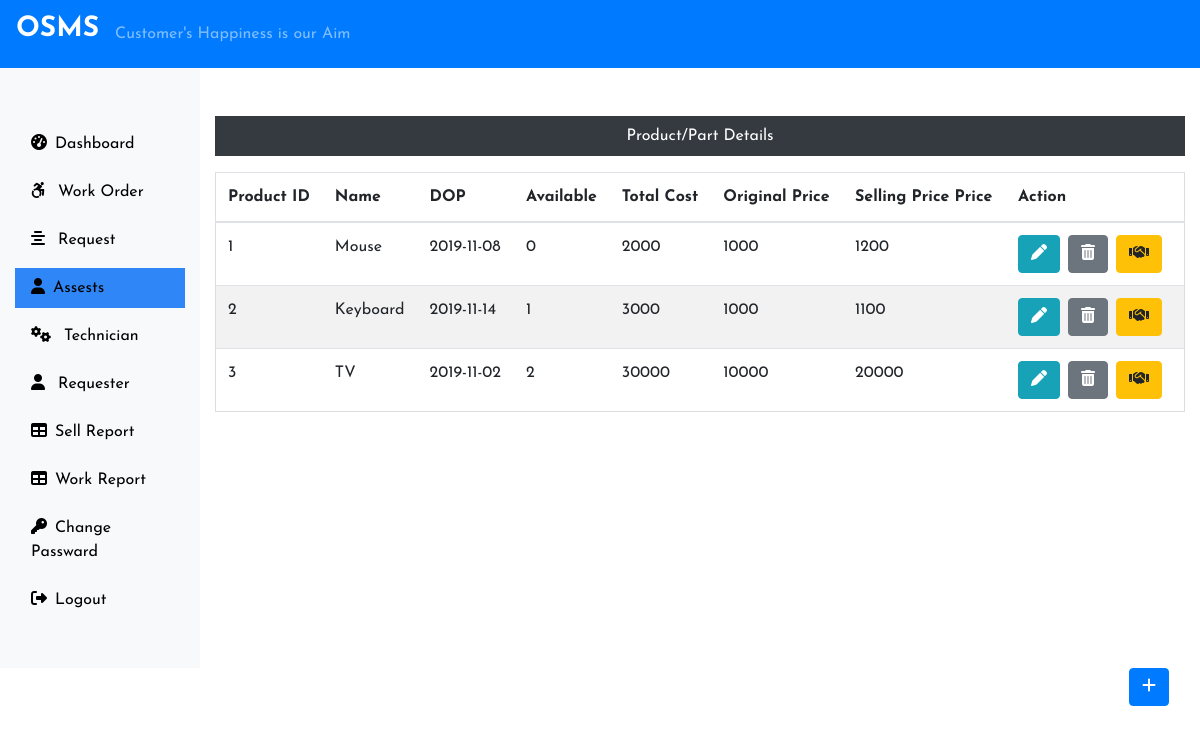
The app's page /Admin/assest.php (signed in) with its own data.
### tables this page shows
CREATE TABLE IF NOT EXISTS `assest` (
  `pid` int(11) NOT NULL AUTO_INCREMENT,
  `name` varchar(255) NOT NULL,
  `date` varchar(255) NOT NULL,
  `available` varchar(255) NOT NULL,
  `total` varchar(255) NOT NULL,
  `ocost` int(11) NOT NULL,
  `scost` int(11) NOT NULL,
  PRIMARY KEY (`pid`)
);

### Admin/assest.php (the view, shortened to what this page needs)
<?php
 include('../connection.php');
 include('includes/header.php');
 ?>
 <div class="col-sm-9 col-md-10 text-center ">
    <p class="bg-dark text-white  mt-5 p-2">Product/Part Details</p>
    <?php   $sql = "SELECT * FROM `assest`";
                    $result= $conn->query($sql);
                    if($result->num_rows > 0){
                        echo'<table class="table mt-3 mr-5">
                                <thead>
                                <tr>
                                    <th scope="col">Product ID</th>
                                    <th scope="col">Name</th>
                                    <th scope="col">DOP</th>
                                    <th scope="col">Available</th>
                                    <th scope="col">Total Cost</th>
                                    <th scope="col">Original Price</th>
                                    <th scope="col">Selling Price Price</th>
                                    <th scope="col">Action</th>
                                </tr>
                                </thead>
                                <tbody>';
                                    while($row = $result->fetch_assoc()){
                             echo ' <tr>';
                             echo '<td>'.$row['pid'].'</td>';
                             echo '<td>'.$row['name'].'</td>';
                             echo '<td>'.$row['date'].'</td>';
                             echo '<td>'.$row['available'].'</td>';
                             echo '<td>'.$row['total'].'</td>';
                             echo '<td>'.$row['ocost'].'</td>';
                             echo '<td>'.$row['scost'].'</td>';
                             echo '<td>';
                             echo '<form action="editProdut.php" method="post"class=" d-inline mr-2">';
                             echo '<input type="hidden" name="id" value='.$row["pid"].'><button class="btn btn-info"
                             name ="edit" value ="Edit" type="submit"><i class="fas fa-pen"></i></button>';
                             echo '</form>';
                             echo '<form action="" method="post" class="d-inline mr-2">';
                             echo '<input type="hidden" name="id" value='.$row["pid"].'><button class="btn btn-secondary"
                             name ="delete" value ="delete" type="submit"><i class="fa fa-trash"></i></button>';
                             echo '</form>';
                             echo '<form action="sellProd.php" method="post" class="d-inline mr-2">';
                             echo '<input type="hidden" name="id" value='.$row["pid"].'><button class="btn btn-warning"
                             name ="sell" value ="sell" type="submit"><i class="fa fa-handshake"></i></button>';
                             echo '</form>';
                             echo '</td>';
                             echo     '</tr>';
                                    }
                          echo  '</tbody>
                             </table>';
                    }
                    else{
                        echo '0 Result';
                    }
               ?>
</div>
</div>
<div class="float-right"><a href="prodAdd.php" class="btn btn-primary mx-3 mb-5"><i class="fa fa-plus "></i></a></div>
 </div>
</body>
</html>

### css/styles.css (style rules this page uses)
body { overflow-x: hidden; }
table { border-collapse: collapse; border-spacing: 0; width: 100%; border: 1px solid #ddd; }
th, td { text-align: left; padding: 16px; }
tr:nth-child(even) { background-color: #f2f2f2; }
* { margin: 0; padding: 0; box-sizing: border-box; font-family: 'Josefin Sans', sans-serif; }

### records on screen
assest: pid "1", name "Mouse", date "2019-11-08", available "0", total "2000", ocost "1000", scost "1200"
assest: pid "2", name "Keyboard", date "2019-11-14", available "1", total "3000", ocost "1000", scost "1100"
assest: pid "3", name "TV", date "2019-11-02", available "2", total "30000", ocost "10000", scost "20000"
